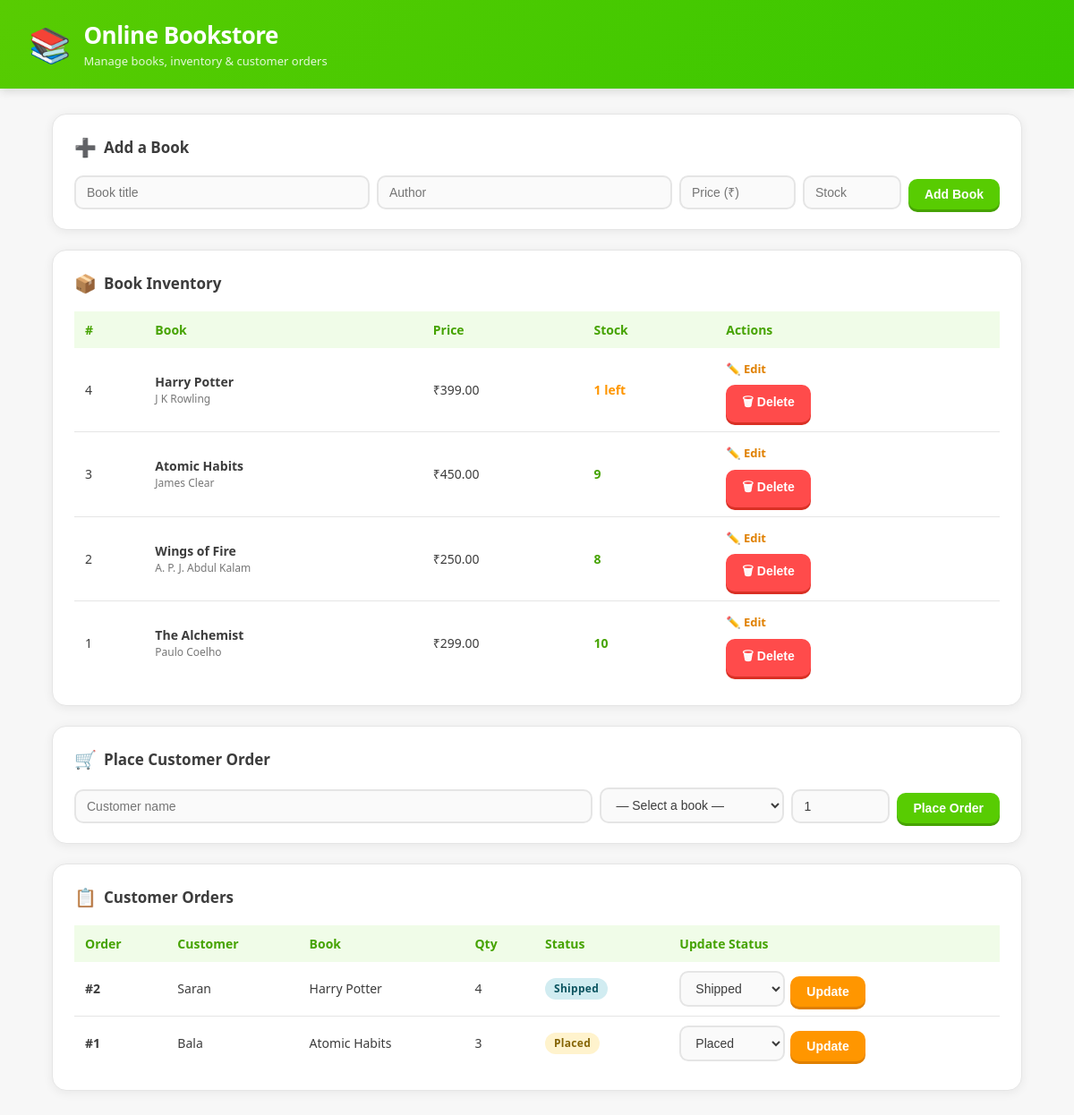
Before: / with the older database file.
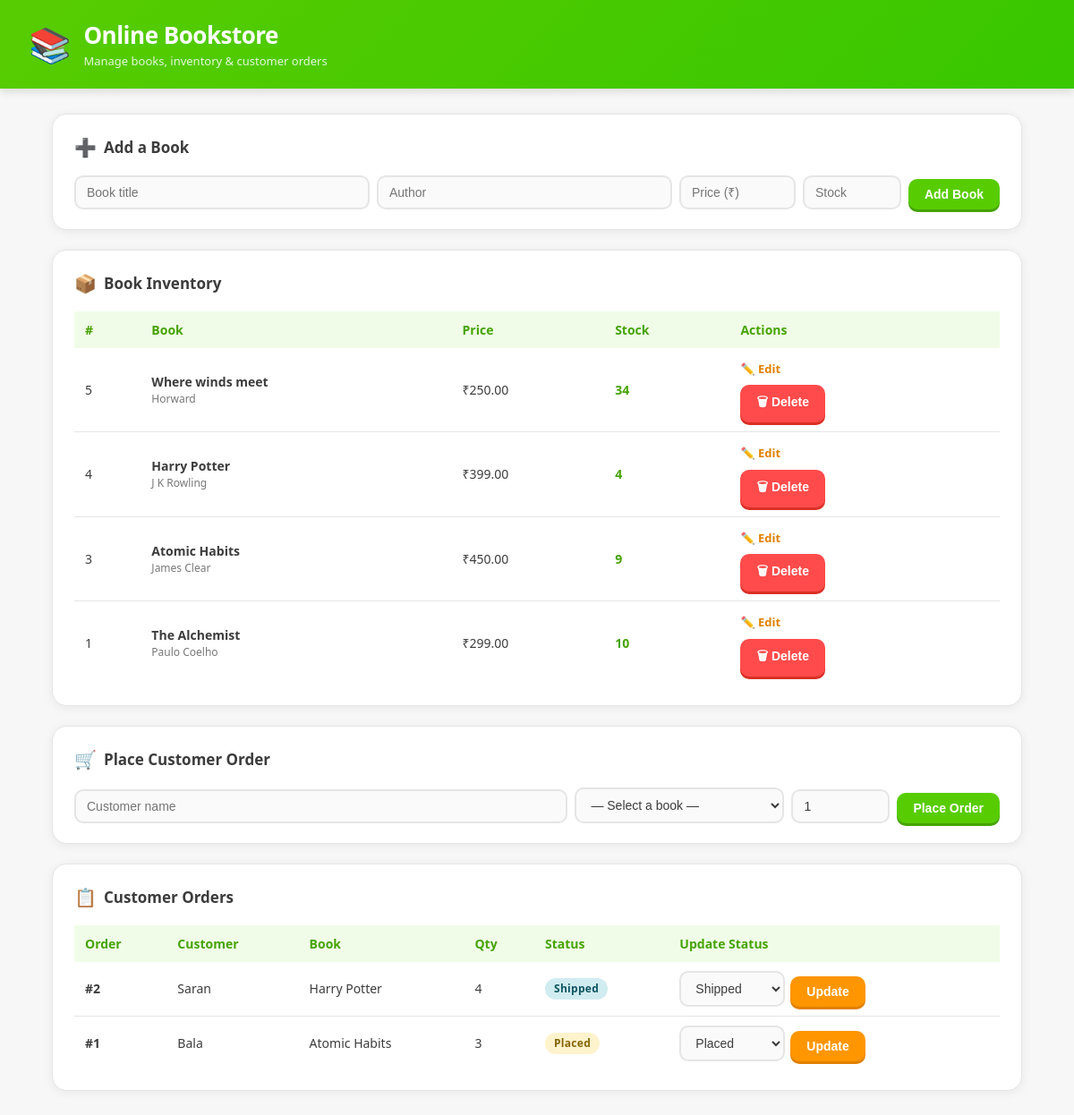
After: the same page with the newer database file.
### tables this page shows
CREATE TABLE books (
            id INTEGER PRIMARY KEY AUTOINCREMENT,
            title TEXT NOT NULL,
            author TEXT NOT NULL,
            price REAL NOT NULL,
            stock INTEGER NOT NULL DEFAULT 0
        );

CREATE TABLE orders (
            id INTEGER PRIMARY KEY AUTOINCREMENT,
            customer TEXT NOT NULL,
            book_id INTEGER NOT NULL,
            quantity INTEGER NOT NULL,
            status TEXT NOT NULL DEFAULT 'Placed',
            FOREIGN KEY(book_id) REFERENCES books(id)
        );

### app.py (the view)
@app.route("/", methods=["GET"])
def index():
    with connect() as con:
        books = con.execute("SELECT * FROM books ORDER BY id DESC").fetchall()
        orders = con.execute("""SELECT orders.*, books.title AS book_title
            FROM orders JOIN books ON books.id = orders.book_id
            ORDER BY orders.id DESC""").fetchall()
    return render_template("index.html", books=books, orders=orders)

### app.py (called while the page is built)
def connect():
    con = sqlite3.connect(DB)
    con.row_factory = sqlite3.Row
    return con

### templates/index.html (shortened to what this page needs)
<!doctype html>
<html lang="en">
<head>
</head>
<body>
<header>
  <div class="logo">📚</div>
  <div>
    <h1>Online Bookstore</h1>
    <p>Manage books, inventory &amp; customer orders</p>
  </div>
</header>
<main>
  <div class="card">
    <div class="card-title"><span class="icon">➕</span> Add a Book</div>
    <form method="post" action="{{ url_for('add_book') }}">
      <input name="title"  placeholder="Book title"  required>
      <input name="author" placeholder="Author"       required>
      <input name="price"  type="number" min="0" step="0.01" placeholder="Price (₹)" required style="max-width:130px">
      <input name="stock"  type="number" min="0"              placeholder="Stock"      required style="max-width:100px">
      <button type="submit" class="btn btn-green">Add Book</button>
    </form>
  </div>
  <div class="card">
    <div class="card-title"><span class="icon">📦</span> Book Inventory</div>
    <div class="tbl-wrap">
      <table>
        <thead>
          <tr><th>#</th><th>Book</th><th>Price</th><th>Stock</th><th>Actions</th></tr>
        </thead>
        <tbody>
        {% for book in books %}
          <tr>
            <td>{{ book.id }}</td>
            <td>
              <div class="book-title">{{ book.title }}</div>
              <div class="book-author">{{ book.author }}</div>
            </td>
            <td>₹{{ '%.2f'|format(book.price) }}</td>
            <td>
              {% if book.stock == 0 %}
                <span class="stock-out">Out of stock</span>
              {% elif book.stock <= 3 %}
                <span class="stock-low">{{ book.stock }} left</span>
              {% else %}
                <span class="stock-ok">{{ book.stock }}</span>
              {% endif %}
            </td>
            <td>
              <div class="actions">
                <details>
                  <summary>Edit</summary>
                </details>
                <form method="post" action="{{ url_for('delete_book', book_id=book.id) }}"
                      onsubmit="return confirm('Delete "{{ book.title }}"?')">
                  <button type="submit" class="btn btn-red">🗑 Delete</button>
                </form>
              </div>
            </td>
          </tr>
        {% else %}
          <tr><td colspan="5" class="empty">No books yet. Add one above!</td></tr>
        {% endfor %}
        </tbody>
      </table>
    </div>
  </div>
  <div class="card">
    <div class="card-title"><span class="icon">🛒</span> Place Customer Order</div>
    <form method="post" action="{{ url_for('add_order') }}">
      <input name="customer" placeholder="Customer name" required>
      <select name="book_id" required>
        <option value="">— Select a book —</option>
      </select>
      <input name="quantity" type="number" min="1" value="1" required style="max-width:90px">
      <button type="submit" class="btn btn-green">Place Order</button>
    </form>
  </div>
  <div class="card">
    <div class="card-title"><span class="icon">📋</span> Customer Orders</div>
    <div class="tbl-wrap">
      <table>
        <thead>
          <tr><th>Order</th><th>Customer</th><th>Book</th><th>Qty</th><th>Status</th><th>Update Status</th></tr>
        </thead>
        <tbody>
        {% for order in orders %}
          <tr>
            <td><strong>#{{ order.id }}</strong></td>
            <td>{{ order.customer }}</td>
            <td>{{ order.book_title }}</td>
            <td>{{ order.quantity }}</td>
            <td>
              <span class="badge badge-{{ order.status | lower }}">{{ order.status }}</span>
            </td>
            <td>
              <form method="post" action="{{ url_for('update_order_status', order_id=order.id) }}"
                    style="flex-wrap:nowrap; gap:6px;">
                <select name="status">
                  {% for s in ['Placed','Processing','Shipped','Completed','Cancelled'] %}
                    <option {% if s == order.status %}selected{% endif %}>{{ s }}</option>
                  {% endfor %}
                </select>
                <button type="submit" class="btn btn-orange">Update</button>
              </form>
            </td>
          </tr>
        {% else %}
          <tr><td colspan="6" class="empty">No orders yet.</td></tr>
        {% endfor %}
        </tbody>
      </table>
    </div>
  </div>
</main>
</body>
</html>

### templates/index.html (style rules this page uses)
:root { --green: #58cc02; --green-dk: #46a302; --orange: #ff9600; --orange-dk:#e08000; --red: #ff4b4b; --red-dk: #d93025; --bg: #f7f7f7; --card: #ffffff; --border: #e5e5e5; --text: #3c3c3c; --muted: #777; --header-h: #38c700; }
*, *::before, *::after { box-sizing: border-box; margin: 0; padding: 0; }
body { background: var(--bg); color: var(--text); font: 15px/1.5 "Nunito", "Segoe UI", Arial, sans-serif; }
header { background: linear-gradient(135deg, var(--green) 0%, var(--header-h) 100%); color: #fff; padding: 20px 32px; display: flex; align-items: center; gap: 14px; box-shadow: 0 3px 10px #0002; }
header .logo { font-size: 38px; }
header h1 { font-size: 26px; font-weight: 800; letter-spacing: -.5px; }
header p { font-size: 13px; opacity: .85; }
main { max-width: 1120px; margin: 28px auto; padding: 0 18px; display: grid; gap: 22px; }
.card { background: var(--card); border-radius: 16px; padding: 22px 24px; box-shadow: 0 2px 12px #0001; border: 1.5px solid var(--border); }
.card-title { font-size: 17px; font-weight: 800; margin-bottom: 16px; display: flex; align-items: center; gap: 8px; }
.card-title .icon { font-size: 20px; }
form { display: flex; flex-wrap: wrap; gap: 8px; align-items: flex-end; }
input, select { padding: 9px 12px; border: 2px solid var(--border); border-radius: 10px; font-size: 14px; background: #fafafa; color: var(--text); outline: none; transition: border-color .15s; }
input { flex: 1; min-width: 110px; }
.btn { padding: 9px 18px; border: none; border-radius: 10px; font-size: 14px; font-weight: 800; cursor: pointer; transition: filter .15s, transform .1s; white-space: nowrap; }
.btn-green { background: var(--green); color: #fff; box-shadow: 0 3px 0 var(--green-dk); }
.btn-orange { background: var(--orange); color: #fff; box-shadow: 0 3px 0 var(--orange-dk); }
.btn-red { background: var(--red); color: #fff; box-shadow: 0 3px 0 var(--red-dk); }
.tbl-wrap { overflow-x: auto; margin-top: 4px; }
table { width: 100%; border-collapse: collapse; font-size: 14px; }
th { background: #f0fce8; color: var(--green-dk); font-weight: 800; padding: 10px 12px; text-align: left; }
td { padding: 10px 12px; border-bottom: 1px solid var(--border); vertical-align: middle; }
tr:last-child td { border-bottom: none; }
.book-title { font-weight: 700; }
.book-author { font-size: 12px; color: var(--muted); }
.badge { display: inline-block; padding: 3px 10px; border-radius: 20px; font-size: 12px; font-weight: 800; letter-spacing: .3px; }
.badge-placed { background: #fff3cd; color: #856404; }
.badge-shipped { background: #d1ecf1; color: #0c5460; }
details summary { cursor: pointer; color: var(--orange-dk); font-weight: 700; font-size: 13px; list-style: none; padding: 4px 0; }
details summary::before { content: "✏️ "; }
.actions { display: flex; flex-direction: column; gap: 4px; min-width: 110px; }
.stock-ok { color: var(--green-dk); font-weight: 700; }

Changed rows visible on the page:
removed books: id "2", title "Wings of Fire", author "A. P. J. Abdul Kalam", price "250.00", stock "8"
added books: id "5", title "Where winds meet", author "Horward", price "250.00", stock "34"
changed books "Harry Potter": stock "1" → "4"
